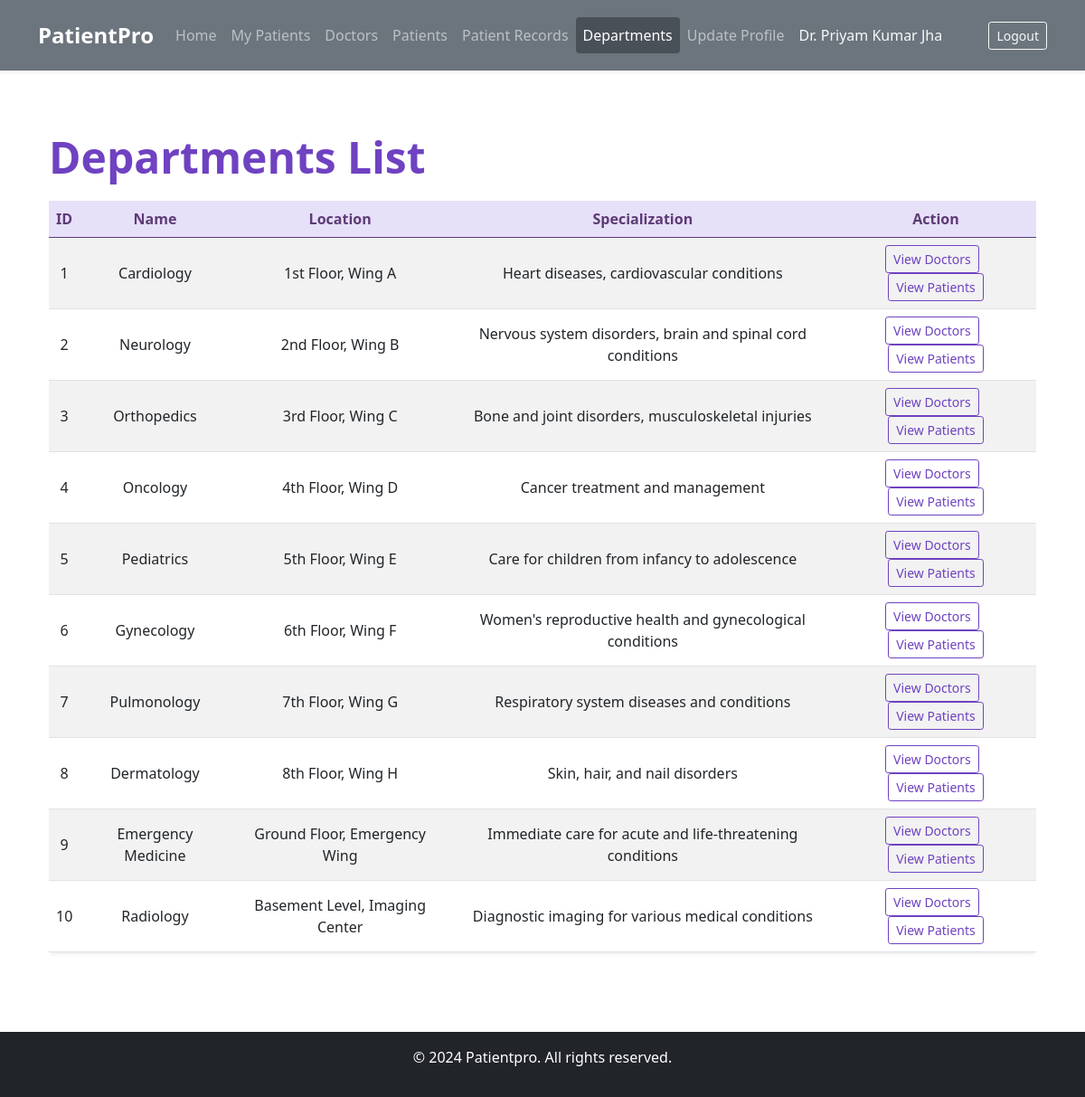
/departments/ (signed in), run on the app's committed database.
### MediAccess/models.py (models this page shows, shortened)
class CustomUser(AbstractUser):
    USER_TYPE_CHOICES = (
        ('patient', 'Patient'),
        ('doctor', 'Doctor'),
    )
    user_type = models.CharField(max_length=10, choices=USER_TYPE_CHOICES)
    department = models.ForeignKey(Department, on_delete=models.SET_NULL, null=True, blank=True)
    email = models.EmailField(unique=True)
    full_name = models.CharField(max_length=255)
    phone_number = models.CharField(max_length=15, blank=True, null=True)
    address = models.TextField(blank=True, null=True)
    professional_license_number = models.CharField(max_length=100, blank=True, null=True)
    years_of_experience = models.PositiveIntegerField(blank=True, null=True)
    objects = CustomUserManager()

class Department(models.Model):
    name = models.CharField(max_length=100)
    diagnostics = models.TextField(blank=True)
    location = models.CharField(max_length=100)
    specialization = models.CharField(max_length=100)

### MediAccess/views.py (the view)
# urls.py: path('departments/', department_list, name='department_list'),
@login_required
def department_list(request):
    departments = Department.objects.all()
    return render(request, 'department_list.html', {'departments': departments})

### templates/department_list.html (shortened to what this page needs)
{% extends "base.html" %}
{% block content %}
<div class="container py-4">
    <h1 class="display-5 fw-bold lh-1 mb-4 text-primary">Departments List</h1>
    <div class="table-responsive">
        <table class="table table-hover table-striped shadow-sm rounded">
            <thead style="background-color: #e6e0f8; color: #5e3b76;">
                <tr class="text-center">
                    <th scope="col">ID</th>
                    <th scope="col">Name</th>
                    <th scope="col">Location</th>
                    <th scope="col">Specialization</th>
                    {% if user.user_type == 'doctor' %}
                    <th scope="col">Action</th>
                    {% else %}
                    <th scope="col">Doctors</th>
                    {% endif %}
                </tr>
            </thead>
            <tbody>
                {% for department in departments %}
                <tr class="text-center align-middle">
                    <td>{{ department.id }}</td>
                    <td>{{ department.name }}</td>
                    <td>{{ department.location }}</td>
                    <td>{{ department.specialization }}</td>
                    {% if user.user_type == 'doctor' %}
                    <td>
                        <a href="{% url 'department_doctors_list' department.id %}" class="btn btn-outline-primary btn-sm me-2">View Doctors</a>
                        <a href="{% url 'department_patients_list' department.id %}" class="btn btn-outline-primary btn-sm">View Patients</a>
                    </td>
                    {% else %}
                    <td>
                        <a href="{% url 'department_doctors_list' department.id %}" class="btn btn-outline-primary btn-sm">View Doctors</a>
                    </td>
                    {% endif %}
                </tr>
                {% empty %}
                <tr>
                    <td colspan="5" class="text-center text-muted">No departments available.</td>
                </tr>
                {% endfor %}
            </tbody>
        </table>
    </div>
</div>
{% endblock %}

### templates/base.html (shortened to what this page needs)
{% load widget_tweaks %}
<!doctype html>
<html lang="en">
<head>
    <link href="https://cdn.jsdelivr.net/npm/bootstrap@5.0.2/dist/css/bootstrap.min.css" rel="stylesheet"
>
    <link rel="stylesheet" href="https://cdnjs.cloudflare.com/ajax/libs/font-awesome/4.7.0/css/font-awesome.min.css">
</head>
<body class="d-flex flex-column min-vh-100">
    <nav class="navbar navbar-expand-lg navbar-dark bg-secondary shadow-sm py-3">
        <div class="container">
            <a class="navbar-brand fw-bold" href="{% url 'home' %}">PatientPro</a>
            <div class="collapse navbar-collapse" id="navbarSupportedContent">
                {% if request.user.is_authenticated %}
                    {% if user.user_type == 'doctor' %}
                    <ul class="navbar-nav me-auto mb-2 mb-lg-0">
                        <li class="nav-item">
                            <a class="nav-link {% if request.resolver_match.url_name == 'doctor_dashboard' %}active{% endif %}"
                                aria-current="page" href="{% url 'doctor_dashboard' %}">Home</a>
                        </li>
                        <li class="nav-item">
                            <a class="nav-link {% if request.resolver_match.url_name == 'my_patients' %}active{% endif %}"
                                href="{% url 'my_patients' %}">My Patients</a>
                        </li>
                        <li class="nav-item">
                            <a class="nav-link {% if request.resolver_match.url_name == 'doctor_list' %}active{% endif %}"
                                href="{% url 'doctor_list' %}">Doctors</a>
                        </li>
                        <li class="nav-item">
                            <a class="nav-link {% if request.resolver_match.url_name == 'patient_list' %}active{% endif %}"
                                href="{% url 'patient_list' %}">Patients</a>
                        </li>
                        <li class="nav-item">
                            <a class="nav-link {% if request.resolver_match.url_name == 'patient-records' %}active{% endif %}"
                                href="{% url 'patient-records' %}">Patient Records</a>
                        </li>
                        <li class="nav-item">
                            <a class="nav-link {% if request.resolver_match.url_name == 'department_list' %}active{% endif %}"
                                href="{% url 'department_list' %}">Departments</a>
                        </li>
                        <li class="nav-item">
                            <a class="nav-link {% if request.resolver_match.url_name == 'update_doctor' %}active{% endif %}"
                                href="{% url 'update_doctor' request.user.id %}">Update Profile</a>
                        </li>
                        <li class="nav-item">
                            <span class="nav-link disabled text-light">Dr. {{ user.full_name|title }}</span>
                        </li>
                    </ul>
                    {% endif %}
                    <a href="{% url 'logout' %}" class="btn btn-outline-light btn-sm ms-lg-3">Logout</a>
                {% endif %}
            </div>
        </div>
    </nav>
    <div class="container flex-grow-1 mt-5 mb-5">
        {% block content %}
        {% endblock content %}
    </div>
    <footer class="footer bg-dark text-white text-center py-3">
        <p>&copy; 2024 Patientpro. All rights reserved.</p>
    </footer>
</body>
</html>

### templates/base.html (style rules this page uses)
.navbar { transition: all 0.3s ease; }
.navbar-brand { font-size: 1.5rem; }
.nav-link { transition: color 0.2s ease-in-out; }
.nav-link.active { color: #fff !important; background-color: #495057 !important; border-radius: 0.25rem; }

### templates/department_list.html (style rules this page uses)
.btn-outline-primary { border-color: #6f42c1; color: #6f42c1; }
.text-primary { color: #6f42c1 !important; }
.shadow-sm { box-shadow: 0 0.5rem 1rem rgba(111, 66, 193, 0.15); }
.rounded { border-radius: 0.375rem; }

### data on the page
CustomUser: full_name "Priyam Kumar Jha"
Department: id "1", name "Cardiology", location "1st Floor, Wing A", specialization "Heart diseases, cardiovascular conditions"
Department: id "2", name "Neurology", location "2nd Floor, Wing B", specialization "Nervous system disorders, brain and spinal cord conditions"
Department: id "3", name "Orthopedics", location "3rd Floor, Wing C", specialization "Bone and joint disorders, musculoskeletal injuries"
Department: id "4", name "Oncology", location "4th Floor, Wing D", specialization "Cancer treatment and management"
Department: id "5", name "Pediatrics", location "5th Floor, Wing E", specialization "Care for children from infancy to adolescence"
Department: id "6", name "Gynecology", location "6th Floor, Wing F", specialization "Women's reproductive health and gynecological conditions"
Department: id "7", name "Pulmonology", location "7th Floor, Wing G", specialization "Respiratory system diseases and conditions"
Department: id "8", name "Dermatology", location "8th Floor, Wing H", specialization "Skin, hair, and nail disorders"
Department: id "9", name "Emergency Medicine", location "Ground Floor, Emergency Wing", specialization "Immediate care for acute and life-threatening conditions"
Department: id "10", name "Radiology", location "Basement Level, Imaging Center", specialization "Diagnostic imaging for various medical conditions"
